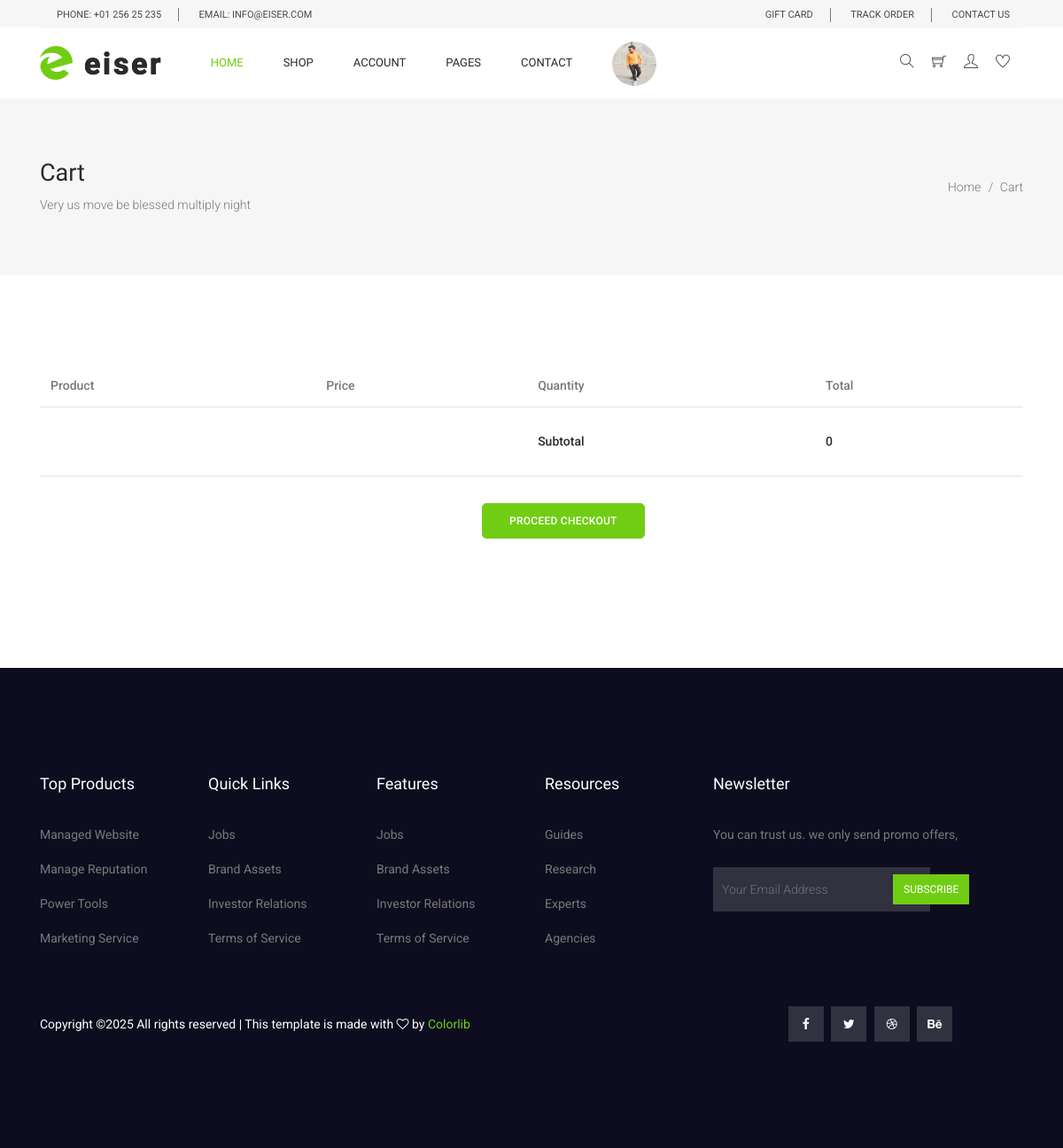
Before: /cart/ (signed in) with the older database file.
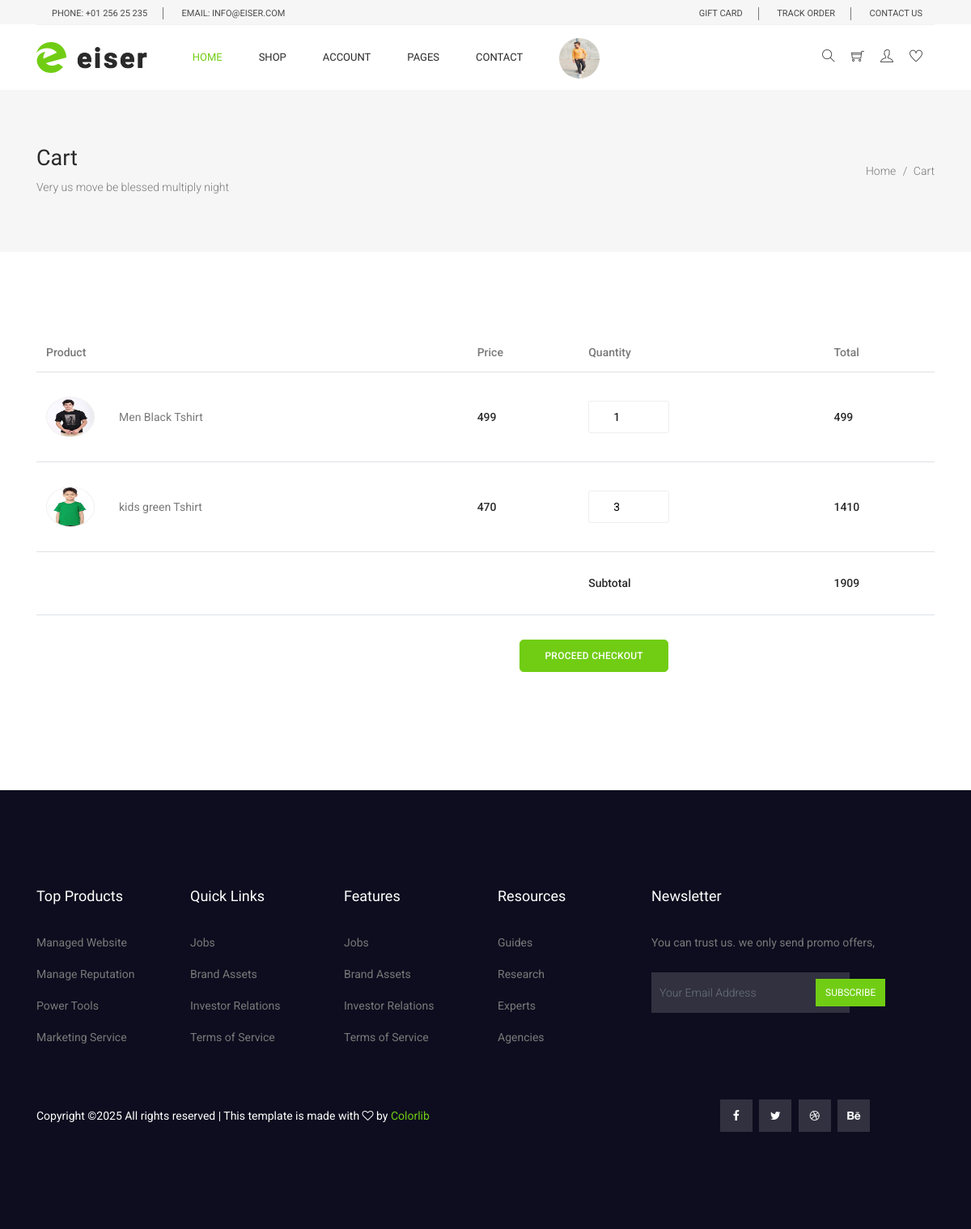
After: the same page with the newer database file.
### myapp/models.py (models this page shows, shortened)
class Cart(models.Model):
    user=models.ForeignKey(User,on_delete=models.CASCADE)
    product=models.ForeignKey(Product,on_delete=models.CASCADE)
    time=models.DateTimeField(default=timezone.now)
    product_price=models.PositiveIntegerField()
    product_qty=models.PositiveIntegerField()
    total_price=models.PositiveIntegerField()
    payment_status=models.BooleanField(default=False)

class Product(models.Model):
        category=(
            ("Men","Men"),
            ("Women","Women"),
            ("Kids","Kids"),
            ("Accessories","Accessories"),
        )
        seller=models.ForeignKey(User,on_delete=models.CASCADE)
        product_category=models.CharField(max_length=100,choices=category)
        product_name=models.CharField(max_length=100)
        product_price=models.PositiveIntegerField()
        product_desc=models.TextField()
        product_image=models.ImageField(upload_to="product_image/")

### myapp/views.py (the view)
# urls.py: path('cart/',views.cart,name='cart'),
def cart(request):
    net_price=0
    user=User.objects.get(email=request.session['email'])
    carts=Cart.objects.filter(user=user,payment_status=False)
    for i in carts:
        net_price=net_price+i.total_price
    request.session['cart_count']=len(carts)
    return render(request,'cart.html',{'carts':carts,'net_price':net_price})

### myapp/templates/cart.html (shortened to what this page needs)
{% extends 'header.html'%}
{% load static %}
{% block content %}
<!DOCTYPE html>
<html lang="en">
  <head>
  </head>
  <body>
    <section class="banner_area">
      <div class="banner_inner d-flex align-items-center">
        <div class="container">
          <div
            class="banner_content d-md-flex justify-content-between align-items-center"
          >
            <div class="mb-3 mb-md-0">
              <h2>Cart</h2>
              <p>Very us move be blessed multiply night</p>
            </div>
            <div class="page_link">
              <a href="/">Home</a>
              <a href="#">Cart</a>
            </div>
          </div>
        </div>
      </div>
    </section>
    <section class="cart_area">
      <div class="container">
        <div class="cart_inner">
          <div class="table-responsive">
            <table class="table">
              <thead>
                <tr>
                  <th scope="col">Product</th>
                  <th scope="col">Price</th>
                  <th scope="col">Quantity</th>
                  <th scope="col">Total</th>
                </tr>
              </thead>
              <tbody>
                {% for i in carts%}
                <tr>
                  <td>
                    <div class="media">
                      <div class="d-flex">
                        <img
                          src="{{i.product.product_image.url}}" style="width: 60px;height: 50px;border-radius: 50%;"
                          alt=""
                        />
                      </div>
                      <div class="media-body">
                        <p>{{i.product.product_name}}</p>
                      </div>
                    </div>
                  </td>
                  <td>
                    <h5>{{i.product.product_price}}</h5>
                  </td>
                  <td>
                    <div class="product_count">
                     <form name="change_qty"method="post" action="{% url 'change-qty' %}">
                      <input type="number"name="product_qty" value="{{i.product_qty}}" min="1" max="10" onchange="this.form.submit()">
                     </form>
                    </div>
                  </td>
                  <td>
                    <h5>{{i.total_price}}</h5>
                  </td>
                </tr>
                {% endfor %}
                <tr>
                  <td></td>
                  <td></td>
                  <td>
                    <h5>Subtotal</h5>
                  </td>
                  <td>
                    <h5>{{net_price}}</h5>
                  </td>
                </tr>
                <tr class="out_button_area">
                  <td></td>
                  <td></td>
                  <td></td>
                  <td>
                    <div class="checkout_btn_inner">
                    <form method="post">
                        <button class="main_btn" type="button" id="checkout-button">Proceed Checkout</button>
                      </form>
                    </div>
                  </td>
                </tr>
              </tbody>
            </table>
          </div>
        </div>
      </div>
    </section>
  </body>
  </html>
  {% endblock %}

Changed rows visible on the page:
added Cart: product.product_image (picture), product.product_name "Men Black Tshirt", product.product_price "499", product_qty "1", total_price "499"
added Cart: product.product_image (picture), product.product_name "kids green Tshirt", product.product_price "470", product_qty "3", total_price "1410"
Other visible differences:
{{ net_price }}: "0" → "1909"
